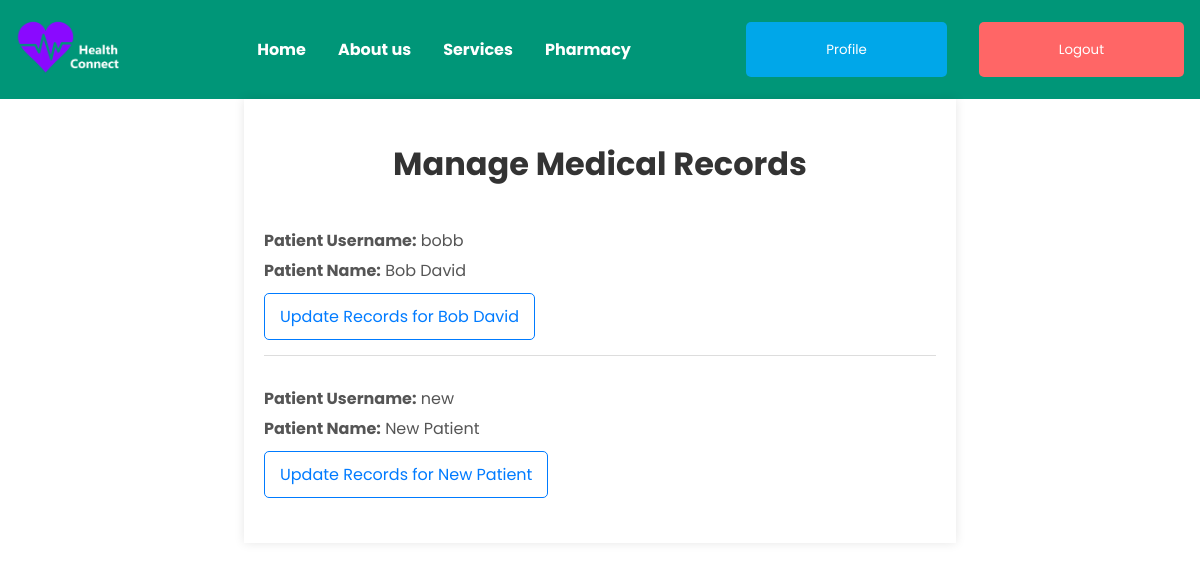
Screenshot of /doctors/list_patients/ (signed in) with the database file from the repository.
### apps/patients/models.py (models this page shows)
class Patient(models.Model):
    user = models.OneToOneField(CustomUser, on_delete=models.CASCADE, primary_key=True)
    medical_history = models.ManyToManyField('MedicalRecord', blank=True, related_name='patients')
    primary_doctor = models.ForeignKey(Doctor, on_delete=models.SET_NULL, null=True, related_name='patients')
    prescriptions = models.ManyToManyField('pharmacists.Prescription', blank=True, related_name='patients')
    @property
    def full_name(self):
        return self.user.get_full_name()
    @property
    def username(self):
        return self.user.username
    def __str__(self):
        return self.user.username

### apps/accounts/models.py (models this page shows)
class CustomUser(AbstractUser):
    role = models.CharField(max_length=20)
    birthdate = models.DateField(null=True, blank=True)

### apps/doctors/views.py (the view)
# urls.py: path('list_patients/', views.list_patients, name='list_patients'),
@login_required
def list_patients(request):
    doctor = request.user.doctor
    patients = Patient.objects.filter(primary_doctor=doctor)
    for patient in patients:
        print(f"Patient: {patient}, Username: {patient.username}")
    return render(request, 'list_patients.html', {'patients': patients})

### apps/doctors/templates/list_patients.html (shortened to what this page needs)
{% extends "layout.html" %}
{% load static %}
{% block extra_styles%}<link rel="stylesheet" href="{% static 'css/list_patients.css' %}">{% endblock %}
{% block content %}
    <div class="container">
        <h1>Manage Medical Records</h1>
        {% for patient in patients %}
            <div class="patient-entry">
                <p><strong>Patient Username:</strong> {{ patient.username }}</p>
                <p><strong>Patient Name:</strong> {{ patient.full_name }}</p>
                <a href="{% url 'update_medical_record' patient.username %}">Update Records for {{ patient.full_name }}</a>
            </div>
        {% endfor %}
    </div>
{% endblock %}

### static/css/styles.css (style rules this page uses)
body { font-family: 'Poppins', sans-serif; margin: 0; padding: 0; }

### apps/doctors/static/css/list_patients.css (style rules this page uses)
.container { width: 80%; margin: 0 auto; padding: 20px; background-color: #fff; box-shadow: 0 0 10px rgba(0, 0, 0, 0.1); }
h1 { text-align: center; color: #333; margin-bottom: 20px; }
.patient-entry { border-bottom: 1px solid #ddd; padding: 15px 0; margin-bottom: 10px; }
.patient-entry:last-child { border-bottom: none; }
.patient-entry p { margin: 5px 0; color: #555; }
.patient-entry a { display: inline-block; padding: 10px 15px; margin-top: 5px; color: #007bff; text-decoration: none; border: 1px solid #007bff; border-radius: 5px; transition: background-color 0.3s, color 0.3s; }

### rows the page displays
Patient: username "bobb", full_name "Bob David"
Patient: username "new", full_name "New Patient"
